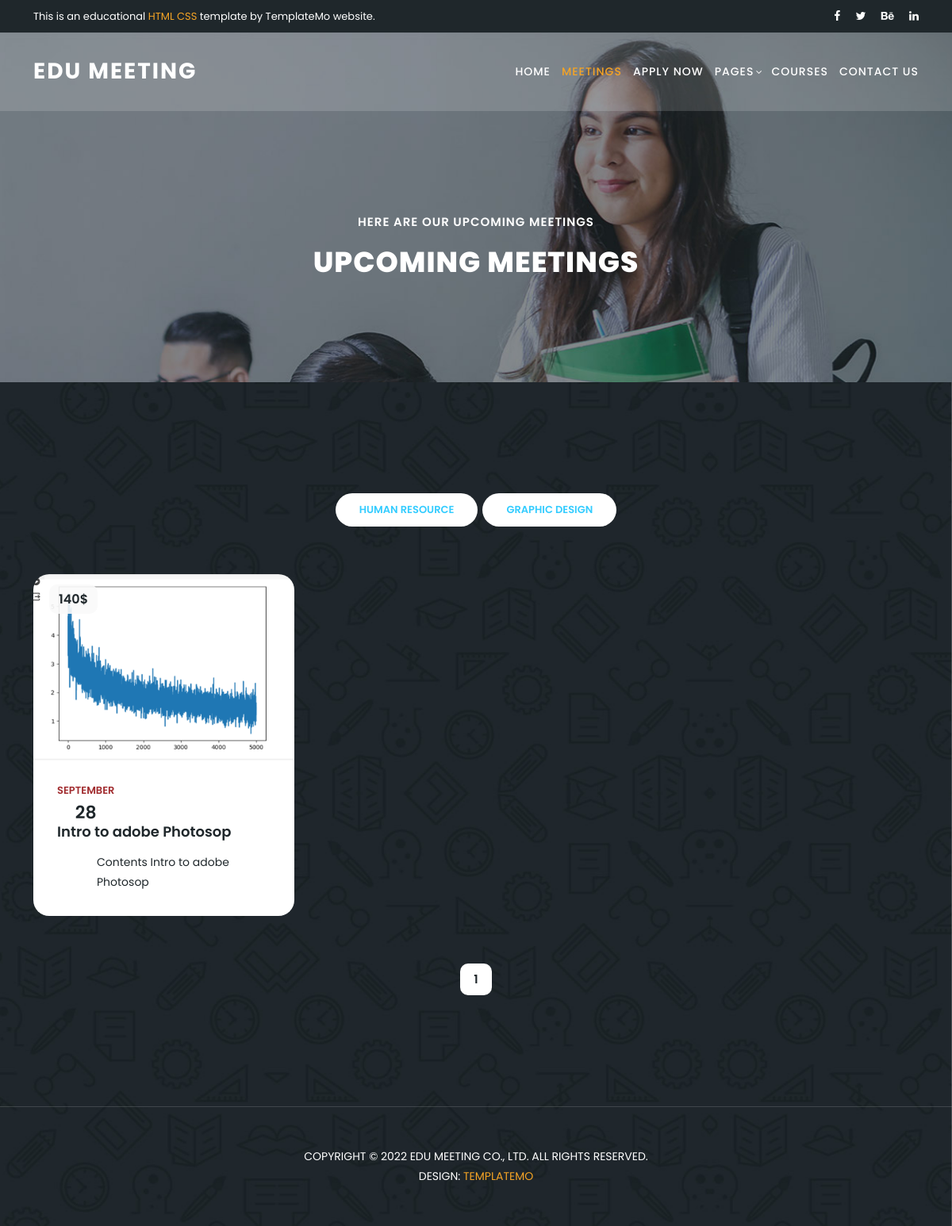
/meetings.php, run on the app's committed database.
### tables this page shows
CREATE TABLE `category` (
  `cat_name` varchar(225) NOT NULL,
  `id` int(225) NOT NULL
);

CREATE TABLE `courses` (
  `id` int(1) NOT NULL,
  `Title` varchar(225) NOT NULL,
  `Content` varchar(225) NOT NULL,
  `Location` varchar(225) NOT NULL,
  `Price` int(255) NOT NULL,
  `Active` tinyint(255) NOT NULL,
  `Image` varchar(255) NOT NULL,
  `Category` varchar(255) NOT NULL,
  `Date` date NOT NULL,
  `Category_id` int(11) NOT NULL,
  `click_count` int(11) DEFAULT 0
);

### meetings.php (the view, shortened to what this page needs)
<?php
include_once("admin/includes/conn.php");
$coursesPerPage = 5;
$page = isset($_GET['page']) ? intval($_GET['page']) : 1;
$category_id = isset($_GET['category_id']) ? intval($_GET['category_id']) : 0;
$offset = ($page - 1) * $coursesPerPage;
$current_date = date('Y-m-d');
try {
    $sql = "SELECT * FROM category";
    $stmt = $conn->prepare($sql);
    $stmt->execute();
    $cats = $stmt->fetchAll(PDO::FETCH_ASSOC);
} catch (PDOException $e) {
    $msg = $e->getMessage();
    $alertType = "alert-danger";
}
try {
    if ($category_id > 0) {
        $sql = "SELECT courses.*, category.cat_name FROM courses
                JOIN category ON courses.category_id = category.id
                WHERE category.id = :category_id AND courses.active = 1 AND courses.date >= :current_date
                LIMIT :limit OFFSET :offset";
        $stmt = $conn->prepare($sql);
        $stmt->bindParam(':category_id', $category_id, PDO::PARAM_INT);
    } else {
        $sql = "SELECT courses.*, category.cat_name FROM courses
                JOIN category ON courses.category_id = category.id
                WHERE courses.active = 1 AND courses.date >= :current_date
                LIMIT :limit OFFSET :offset";
        $stmt = $conn->prepare($sql);
    }
    $stmt->bindParam(':current_date', $current_date, PDO::PARAM_STR);
    $stmt->bindValue(':limit', $coursesPerPage, PDO::PARAM_INT);
    $stmt->bindValue(':offset', $offset, PDO::PARAM_INT);
    $stmt->execute();
    $courses = $stmt->fetchAll(PDO::FETCH_ASSOC);
} catch (PDOException $e) {
    $msg = $e->getMessage();
    $alertType = "alert-danger";
}
try {
    if ($category_id > 0) {
        $sql = "SELECT COUNT(*) FROM courses
                WHERE category_id = :category_id AND active = 1 AND date >= :current_date";
        $stmt = $conn->prepare($sql);
        $stmt->bindParam(':category_id', $category_id, PDO::PARAM_INT);
    } else {
        $sql = "SELECT COUNT(*) FROM courses WHERE active = 1 AND date >= :current_date";
        $stmt = $conn->prepare($sql);
    }
    $stmt->bindParam(':current_date', $current_date, PDO::PARAM_STR);
    $stmt->execute();
    $totalCourses = $stmt->fetchColumn();
    $totalPages = ceil($totalCourses / $coursesPerPage);
} catch (PDOException $e) {
    $msg = $e->getMessage();
    $alertType = "alert-danger";
}
?>
<!DOCTYPE html>
<html lang="en">
<?php include_once("admin/includes/indexHead.php"); ?>
<body>
<?php include_once("admin/includes/meetingsHeaders.php"); ?>
    <section class="meetings-page" id="meetings">
        <div class="container">
            <div class="row">
                <div class="col-lg-12">
                    <div class="row">
                        <div class="col-lg-12">
                            <div class="filters">
                                <ul>
                                       <?php
                                    foreach ($cats as $row) {
                                        $id = htmlspecialchars($row['id']);
                                        $cat_name = htmlspecialchars($row['cat_name']);
                                        echo "<li><a href='meetings.php?category_id=$id'>$cat_name</a></li>";
                                    }
                                    ?>
                                </ul>
                            </div>
                        </div>
                        <div class="col-lg-12">
                            <div class="row grid">
                                <?php
                                foreach ($courses as $row) {
                                    $id = htmlspecialchars($row['id']);
                                    $Title = htmlspecialchars($row['Title']);
                                    $Content = htmlspecialchars($row['Content']);
                                    $Price = htmlspecialchars($row['Price']);
                                    $Image = htmlspecialchars($row['Image']);
                                    $Date = htmlspecialchars($row['Date']);
                                ?>
                                <div class="col-lg-4 templatemo-item-col all soon">
                                    <div class="meeting-item">
                                        <div class="thumb">
                                            <div class="price">
                                                <span><?php echo $Price ?>$</span>
                                            </div>
                                            <a href="meeting-details.php?id=<?php echo $id ?>"><img src="admin/images/<?php echo $Image; ?>" alt="<?php echo $Title; ?>"></a>
                                        </div>
                                        <div class="down-content">
                                            <div class="date">
                                                <h6><?php echo date('F', strtotime($Date)); ?> <span><?php echo date('d', strtotime($Date)); ?></span></h6>
                                            </div>
                                            <a href="meeting-details.php"><h4><?php echo $Title ?></h4></a>
                                            <p><?php echo $Content ?></p>
                                        </div>
                                    </div>
                                </div>
                                <?php
                                }
                                ?>
                            </div>
                        </div>
                        <div class="col-lg-12">
                            <div class="pagination">
                                <ul>
                                    <?php
                                    for ($i = 1; $i <= $totalPages; $i++) {
                                        echo "<li><a href='meetings.php?page=$i";
                                        if ($category_id > 0) {
                                            echo "&category_id=$category_id";
                                        }
                                        echo "'>$i</a></li>";
                                    }
                                    ?>
                                </ul>
                            </div>
                        </div>
                    </div>
                </div>
            </div>
        </div>
        <?php include_once("admin/includes/footers.php"); ?>
    </section>
    <?php include_once("admin/includes/indexHead.php"); ?>
<body>
<?php include_once("admin/includes/indexScript.php"); ?>
</body>
</html>

### admin/includes/indexHead.php (shortened to what this page needs)
<html>
<head>
    <link href="vendor/bootstrap/css/bootstrap.min.css" rel="stylesheet">
    <link rel="stylesheet" href="assets/css/fontawesome.css">
    <link rel="stylesheet" href="assets/css/templatemo-edu-meeting.css">
    <link rel="stylesheet" href="assets/css/owl.css">
    <link rel="stylesheet" href="assets/css/lightbox.css">
</head>
</html>

### admin/includes/meetingsHeaders.php (shortened to what this page needs)
<html>
<div class="sub-header">
        <div class="container">
            <div class="row">
                <div class="col-lg-8 col-sm-8">
                    <div class="left-content">
                        <p>This is an educational <em>HTML CSS</em> template by TemplateMo website.</p>
                    </div>
                </div>
                <div class="col-lg-4 col-sm-4">
                    <div class="right-icons">
                        <ul>
                            <li><a href="#"><i class="fa fa-facebook"></i></a></li>
                            <li><a href="#"><i class="fa fa-twitter"></i></a></li>
                            <li><a href="#"><i class="fa fa-behance"></i></a></li>
                            <li><a href="#"><i class="fa fa-linkedin"></i></a></li>
                        </ul>
                    </div>
                </div>
            </div>
        </div>
    </div>
    <header class="header-area header-sticky">
        <div class="container">
            <div class="row">
                <div class="col-12">
                    <nav class="main-nav">
                        <a href="index.php" class="logo">Edu Meeting</a>
                        <ul class="nav">
                            <li><a href="index.php">Home</a></li>
                            <li><a href="meetings.php" class="active">Meetings</a></li>
                            <li><a href="index.php">Apply Now</a></li>
                            <li class="has-sub">
                                <a href="javascript:void(0)">Pages</a>
                            </li>
                            <li><a href="index.php">Courses</a></li>
                            <li><a href="index.php">Contact Us</a></li>
                        </ul>
                    </nav>
                </div>
            </div>
        </div>
    </header>
    <section class="heading-page header-text" id="top">
        <div class="container">
            <div class="row">
                <div class="col-lg-12">
                    <h6>Here are our upcoming meetings</h6>
                    <h2>Upcoming Meetings</h2>
                </div>
            </div>
        </div>
    </section>
</html>

### admin/includes/footers.php
<html>
<div class="footer">
            <p>Copyright © 2022 Edu Meeting Co., Ltd. All Rights Reserved.
                <br>Design: <a href="https://templatemo.com/page/1" target="_parent" title="website templates">TemplateMo</a></p>
        </div>
</html>

### admin/includes/indexScript.php (shortened to what this page needs)
<html>
</html>

### data on the page
category: cat_name "HUMAN RESOURCE"
category: cat_name "GRAPHIC DESIGN"
courses: Price "140", Image (picture), Date "SEPTEMBER", Date "28", Title "Intro to adobe Photosop", Content "Contents Intro to adobe Photosop"
